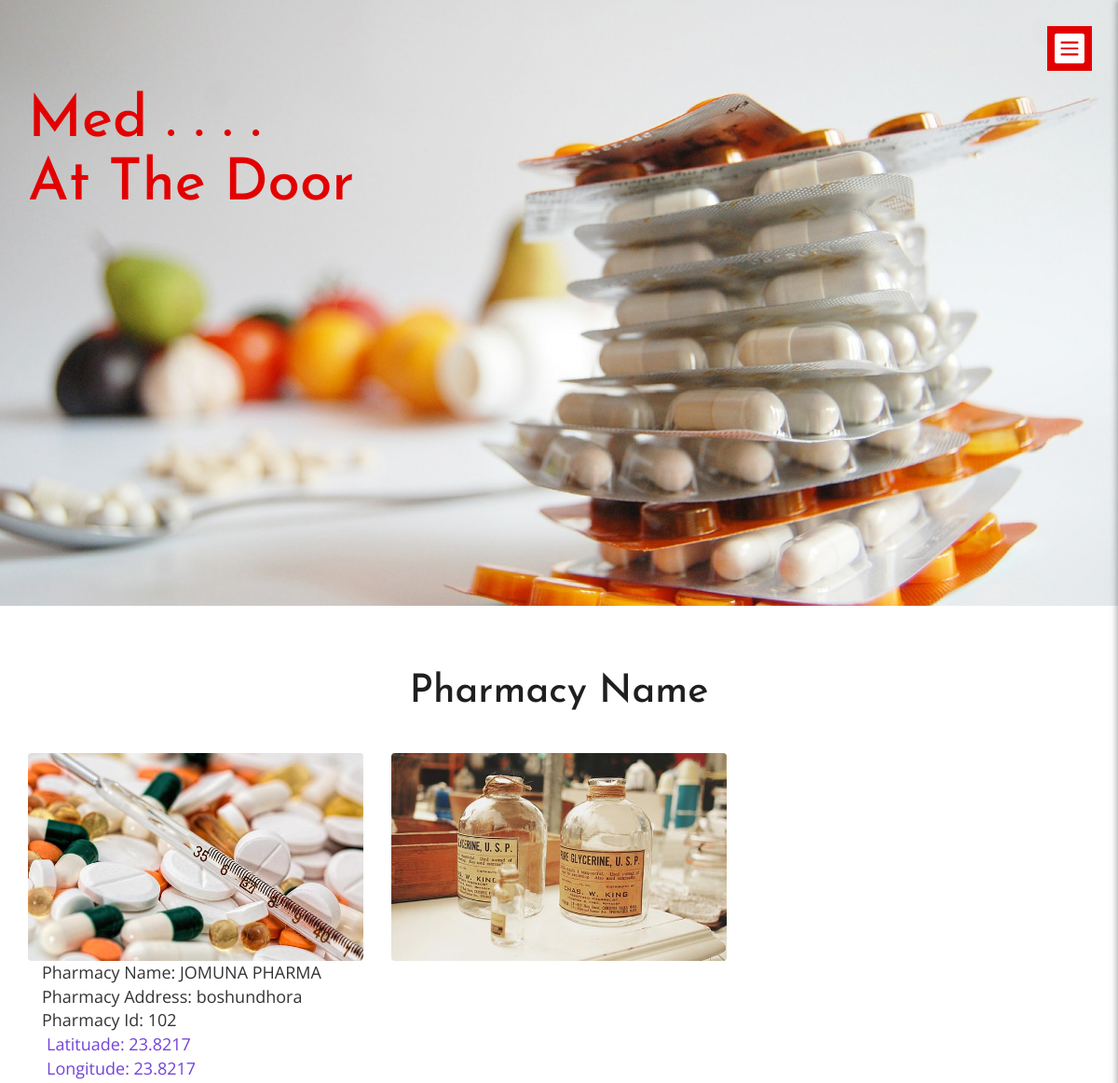
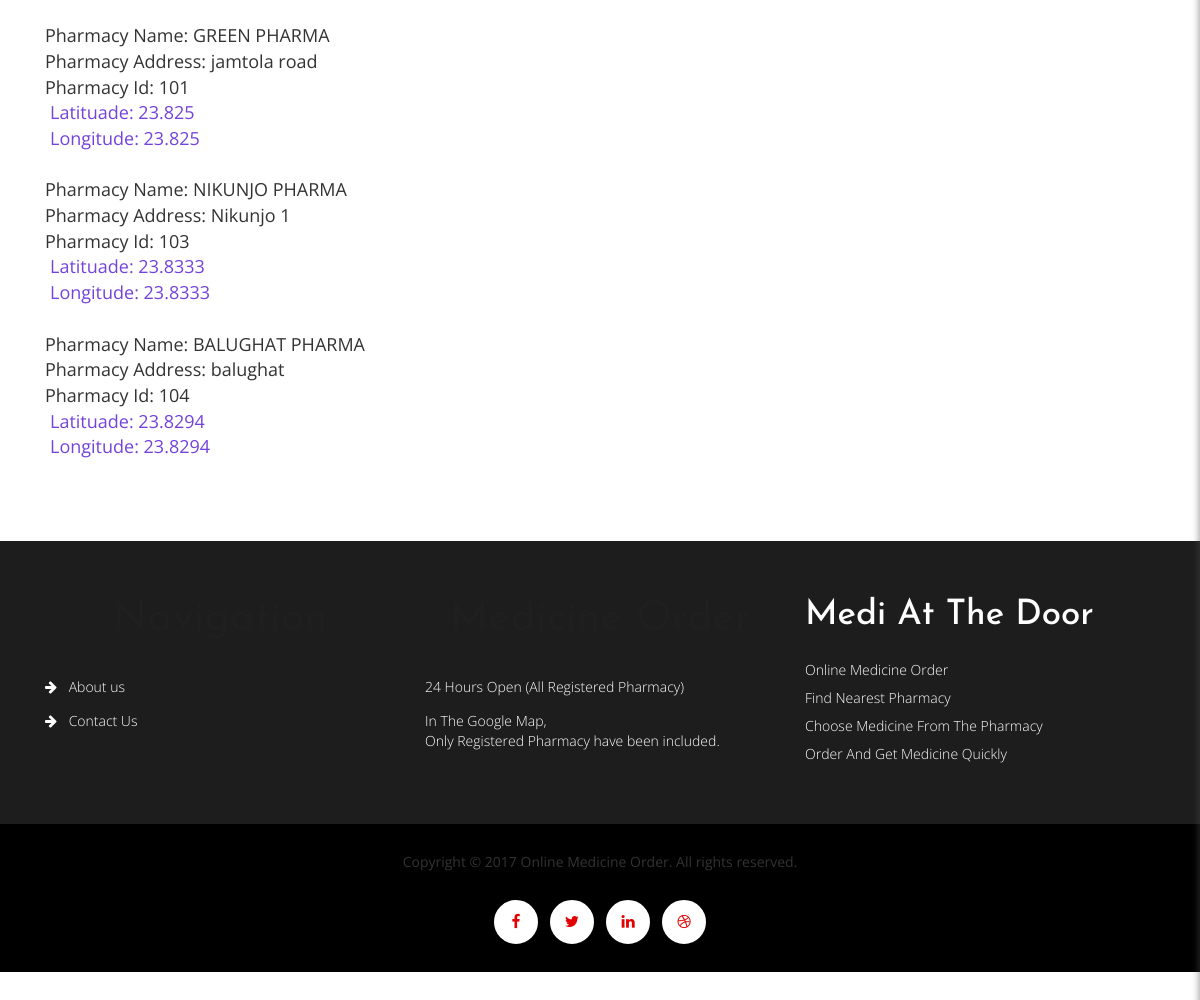
The app's page /pharmacy/pharmacy_name.php with its own data (2 pictures, top to bottom).
### tables this page shows
CREATE TABLE `location` (
  `id` int(200) NOT NULL,
  `lat` float NOT NULL,
  `lon` float NOT NULL,
  `name` varchar(100) NOT NULL,
  `address` varchar(200) NOT NULL,
  `pharmacy_id` int(100) NOT NULL
);

### pharmacy/functions/functions.php (called while the page is built, shortened)
<?php
class Parts
{
    public function addHeader()
    {
        require_once "includes/header.php";
    }
    public function addGallery(){
        require_once "includes/gallery.php";
    }
    public function addFooter2()
    {
        require_once "includes/footer2.php";
    }
}

### pharmacy/pharmacy_name.php (called while the page is built, shortened)
<?php
require_once "functions/functions.php";
$oParts = new Parts();
$oParts->addHeader();
$oParts->addGallery();

### pharmacy/includes/gallery.php (the view, shortened to what this page needs)
<div class="gallery">
	<div class="container">
		<h3>Pharmacy Name</h3>
		<div class="row gallery-info">
			<div class="col-sm-4 col-md-4 gallery-grids ">
				<div class="thumbnail moments-bottom">
					<a href="images/img7.jpg" title="">
						<img src="images/img7.jpg" class="img-responsive zoom-img " alt="">
					</a>
				</div>
		    <div class="col-container">
               <div class="col">
               <?php
			  $jsn = json_decode(fetchNotice1());
			  ?>
			</div> </div>
               <?php
			  function fetchNotice1(){
			    $conn = new mysqli("localhost", "root", "", "pharmacy");
			    foreach($conn->query('SELECT * from location') as $row){
			    echo "<div style='font-size:18px;'>";
	            echo "<div style='margin-left:15px;'> Pharmacy Name: ".$row['name']."</div>";
	            echo "<div style='margin-left:15px;'> Pharmacy Address: ".$row['address']."</div>";
	            echo "<div style='margin-left:15px;'> Pharmacy Id: ".$row['pharmacy_id']."</div>";
	            echo "<div style='color:#7343db;margin-left:20px;'> Latituade: ".$row['lat']."</div>";
	            echo "<div style='color:#7343db;margin-left:20px;'> Longitude: ".$row['lat']."</div>";  	 echo "<br></div>";
                    }
                     echo "<br>";
                }?>
			</div>
			<div class="col-sm-4 col-md-4 gallery-grids">
				<div class="thumbnail moments-bottom">
					<a href="images/img9.jpg" title="" class="moments-bottom">
						<img src="images/img9.jpg" class="img-responsive zoom-img " alt="">
					</a>
				</div>
		</div>
	</div>
</div>

### pharmacy/assets/css/style.css (style rules this page uses)
body { margin:0; font-family: 'Open Sans', sans-serif; }
body a { transition: 0.5s all ease; -webkit-transition: 0.5s all ease; -moz-transition: 0.5s all ease; -o-transition: 0.5s all ease; -ms-transition: 0.5s all ease; }
h1,h2,h3,h4,h5,h6 { margin:0; font-family: 'Josefin Sans', sans-serif; }
.gallery { padding: 5em 0; }
.gallery-grids .thumbnail { border: none; padding: 0; margin:0; overflow: hidden; }
.gallery-grids .thumbnail a { display: block; }
.gallery-grids { margin-bottom: 2.5em; }
.gallery h3 { font-size: 3em; text-align: center; color: #201F1F; }
.gallery-info { margin-top: 3em; }
img.zoom-img { transform: scale(1, 1); -webkit-transform: scale(1, 1); -moz-transform: scale(1, 1); -ms-transform: scale(1, 1); -o-transform: scale(1, 1); transition-timing-function: ease-out; -webkit-transition-timing-function: ease-out; -moz-transition-timing-function: ease-out; -ms-transition-timing-function: ease-out; -o-transition-timing-function: ease-out; -webkit-transition-duration: .5s; -moz-transition-duration: .5s; -ms-transition-duration: .5s; -o-transition-duration: .5s; }

### pharmacy/assets/css/component.css (style rules this page uses)
.cbp-spmenu-push { overflow-x: hidden; position: relative; left: 0; }
.cbp-spmenu, .cbp-spmenu-push { -webkit-transition: all 0.3s ease; -moz-transition: all 0.3s ease; transition: all 0.3s ease; }

### records on screen
location: name "JOMUNA PHARMA", address "boshundhora", pharmacy "102", lat "23.8217"
location: name "GREEN PHARMA", address "jamtola road", pharmacy "101", lat "23.825"
location: name "NIKUNJO PHARMA", address "Nikunjo 1", pharmacy "103", lat "23.8333"
location: name "BALUGHAT PHARMA", address "balughat", pharmacy "104", lat "23.8294"
